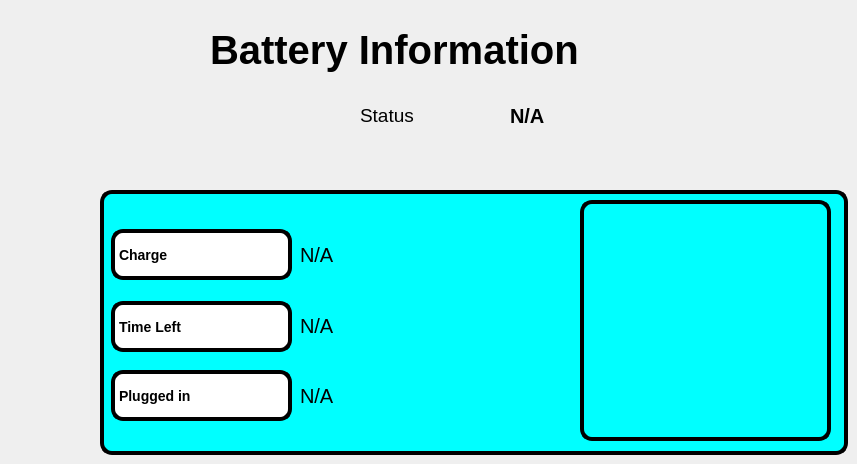
            <widget class="QWidget" name="battery">
             <widget class="QFrame" name="batery_frame">
              <property name="geometry">
               <rect>
                <x>100</x>
                <y>190</y>
                <width>748</width>
                <height>265</height>
               </rect>
              </property>
              <property name="styleSheet">
               <string notr="true">background-color: rgb(0, 255, 255);

border-style: outset;
border-width: 4px;
border-radius: 12px;
border-color: rgb(0,0,0);

    
    
</string>
              </property>
              <property name="frameShape">
               <enum>QFrame::StyledPanel</enum>
              </property>
              <property name="frameShadow">
               <enum>QFrame::Raised</enum>
              </property>
              <widget class="QLabel" name="label_23">
               <property name="geometry">
                <rect>
                 <x>11</x>
                 <y>39</y>
                 <width>181</width>
                 <height>51</height>
                </rect>
               </property>
               <property name="styleSheet">
                <string notr="true">background-color: rgb(255, 255, 255);
border-style: outset;
border-width: 4px;
border-radius: 12px;
border-color: rgb(0,0,0);
font: bold 14px;
    
    
</string>
               </property>
               <property name="text">
                <string>Charge</string>
               </property>
              </widget>
              <widget class="QLabel" name="battery_charge">
               <property name="geometry">
                <rect>
                 <x>200</x>
                 <y>39</y>
                 <width>191</width>
                 <height>51</height>
                </rect>
               </property>
               <property name="font">
                <font>
                 <pointsize>15</pointsize>
                </font>
               </property>
               <property name="styleSheet">
                <string notr="true">border-width: 0px;</string>
               </property>
               <property name="text">
                <string>N/A</string>
               </property>
              </widget>
              <widget class="QLabel" name="label_25">
               <property name="geometry">
                <rect>
                 <x>11</x>
                 <y>180</y>
                 <width>181</width>
                 <height>51</height>
                </rect>
               </property>
               <property name="styleSheet">
                <string notr="true">background-color: rgb(255, 255, 255);
border-style: outset;
border-width: 4px;
border-radius: 12px;
border-color: rgb(0,0,0);
font: bold 14px;
    
    
</string>
               </property>
               <property name="text">
                <string>Plugged in</string>
               </property>
              </widget>
              <widget class="QLabel" name="label_24">
               <property name="geometry">
                <rect>
                 <x>11</x>
                 <y>111</y>
                 <width>181</width>
                 <height>51</height>
                </rect>
               </property>
               <property name="styleSheet">
                <string notr="true">background-color: rgb(255, 255, 255);
border-style: outset;
border-width: 4px;
border-radius: 12px;
border-color: rgb(0,0,0);
font: bold 14px;
    
    
</string>
               </property>
               <property name="text">
                <string>Time Left</string>
               </property>
              </widget>
              <widget class="QLabel" name="battery_timeleft">
               <property name="geometry">
                <rect>
                 <x>200</x>
                 <y>110</y>
                 <width>191</width>
                 <height>51</height>
                </rect>
               </property>
               <property name="font">
                <font>
                 <pointsize>15</pointsize>
                </font>
               </property>
               <property name="styleSheet">
                <string notr="true">border-width: 0px;</string>
               </property>
               <property name="text">
                <string>N/A</string>
               </property>
              </widget>
              <widget class="QLabel" name="battery_plugged">
               <property name="geometry">
                <rect>
                 <x>200</x>
                 <y>180</y>
                 <width>191</width>
                 <height>51</height>
                </rect>
               </property>
               <property name="font">
                <font>
                 <pointsize>15</pointsize>
                </font>
               </property>
               <property name="styleSheet">
                <string notr="true">border-width: 0px;</string>
               </property>
               <property name="text">
                <string>N/A</string>
               </property>
              </widget>
              <widget class="roundProgressBar" name="battery_chart" native="true">
               <property name="geometry">
                <rect>
                 <x>480</x>
                 <y>10</y>
                 <width>251</width>
                 <height>241</height>
                </rect>
               </property>
               <property name="minimumSize">
                <size>
                 <width>200</width>
                 <height>200</height>
                </size>
               </property>
               <property name="maximumSize">
                <size>
                 <width>300</width>
                 <height>300</height>
                </size>
               </property>
              </widget>
             </widget>
             <widget class="QLabel" name="label_21">
              <property name="geometry">
               <rect>
                <x>210</x>
                <y>20</y>
                <width>561</width>
                <height>60</height>
               </rect>
              </property>
              <property name="font">
               <font>
                <pointsize>30</pointsize>
                <weight>75</weight>
                <bold>true</bold>
               </font>
              </property>
              <property name="styleSheet">
               <string notr="true">
border-width: px;

    
    
</string>
              </property>
              <property name="text">
               <string>Battery Information</string>
              </property>
             </widget>
             <widget class="QLabel" name="label_22">
              <property name="geometry">
               <rect>
                <x>360</x>
                <y>90</y>
                <width>121</width>
                <height>51</height>
               </rect>
              </property>
              <property name="font">
               <font>
                <pointsize>14</pointsize>
               </font>
              </property>
              <property name="styleSheet">
               <string notr="true">
border-width: 0px;

    
</string>
              </property>
              <property name="text">
               <string>Status</string>
              </property>
             </widget>
             <widget class="QLabel" name="battery_status">
              <property name="geometry">
               <rect>
                <x>510</x>
                <y>90</y>
                <width>201</width>
                <height>51</height>
               </rect>
              </property>
              <property name="font">
               <font>
                <pointsize>15</pointsize>
                <weight>75</weight>
                <bold>true</bold>
               </font>
              </property>
              <property name="styleSheet">
               <string notr="true">border-width: 0px;</string>
              </property>
              <property name="text">
               <string>N/A</string>
              </property>
             </widget>
            </widget>
